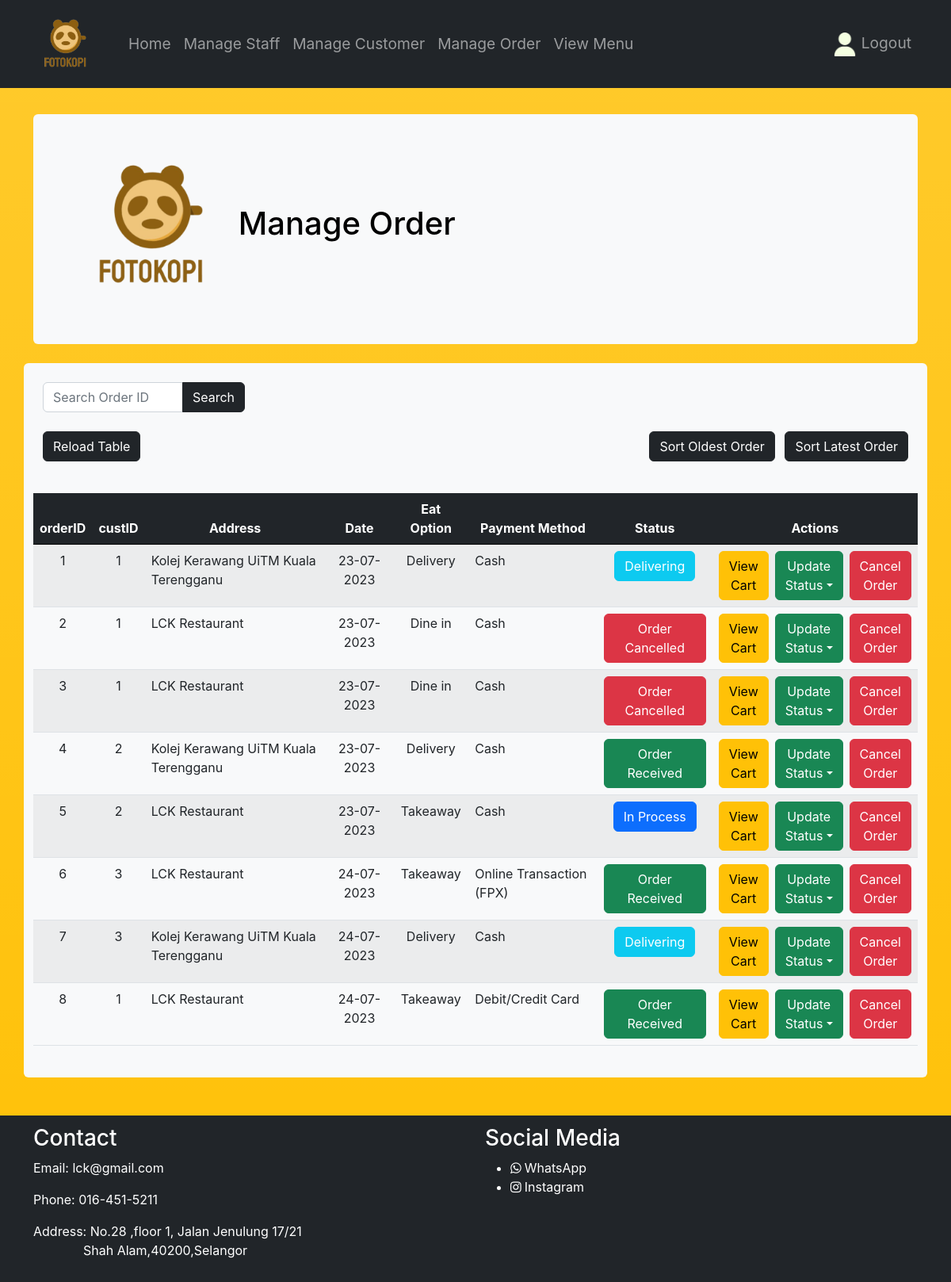
The app's page /Staff_Page/manageOrder.php with its own data.
### tables this page shows
CREATE TABLE `ordermenu` (
  `orderID` int(10) UNSIGNED NOT NULL,
  `custID` int(10) UNSIGNED NOT NULL,
  `orderAddress` varchar(255) DEFAULT NULL,
  `orderDate` varchar(20) NOT NULL,
  `eatOption` varchar(30) NOT NULL,
  `paymentMethod` varchar(30) NOT NULL,
  `orderStatus` varchar(40) NOT NULL,
  `grandTotal` decimal(10,2) NOT NULL
);

### Staff_Page/manageOrder.php (the view, shortened to what this page needs)
<?php include('partials/menu.php'); ?>
<div class="container mt-3">
    <div class="mt-4 p-5 bg-light text-bg-light rounded">
        <h1>
            <img src="../pic/Logo.png" alt="Company Logo" width="200px">
            Manage Order
        </h1>
    </div>
</div>
<br>
<div class="container bg-light rounded">
    <br>
    <div class="container">
            <form action="" method="POST">
                <div class="row">
                    <div class="col-md-3">
                    <div class="input-group">
                        <input type="text" name="orderID" placeholder="Search Order ID" class="form-control">
                        <button type="submit" name="search" class="btn btn-dark">Search</button>
                    </div>
                    </div>
                </div>
            </form>
        </div>
        <br>
        <div class="container">
            <div class="d-flex justify-content-between align-items-center mb-3">
                <div>
                    <a href="manageOrder.php" class="btn btn-dark">Reload Table</a>
                </div>
                <div>
                    <button class="btn btn-dark me-2" onclick="sortTable(true)">Sort Oldest Order</button>
                    <button class="btn btn-dark" onclick="sortTable(false)">Sort Latest Order</button>
                </div>
            </div>
        </div>
    <br>
    <table class="table table-striped">
        <thead class="table-dark">
            <tr>
                <th class="text-center">orderID</th>
                <th class="text-center">custID</th>
                <th class="text-center">Address</th>
                <th class="text-center">Date</th>
                <th class="text-center">Eat Option</th>
                <th class="text-center">Payment Method</th>
                <th class="text-center">Status</th>
                <th class="text-center">Actions</th>
            </tr>
        </thead>
        <tbody>
            <?php
            if (isset($_POST['search'])) {
                $searchOrderID = $_POST['orderID'];
                $sql = "SELECT * FROM orderMenu WHERE orderID = '$searchOrderID'";
                $res = mysqli_query($conn, $sql);
                if ($res == TRUE) {
                    $count = mysqli_num_rows($res);
                    $sn = 1;
                    if ($count > 0) {
                        while ($rows = mysqli_fetch_assoc($res)) {
                            $id = $rows['orderID'];
                            $custID = $rows['custID'];
                            $orderAddress = $rows['orderAddress'];
                            $orderDate = $rows['orderDate'];
                            $eatOption = $rows['eatOption'];
                            $paymentMethod = $rows['paymentMethod'];
                            $orderStatus = $rows['orderStatus'];
                            ?>
                            <tr>
                                <td class="text-center"><?php echo $id; ?></td>
                                <td class="text-center"><?php echo $custID; ?></td>
                                <td><?php echo !empty($orderAddress) ? $orderAddress : "none"; ?></td>
                                <td class="text-center"><?php echo $orderDate; ?></td>
                                <td class="text-center"><?php echo $eatOption; ?></td>
                                <td><?php echo $paymentMethod; ?></td>
                                <td class="text-center">
                                    <?php
                                    $statusClass = "";
                                    switch ($orderStatus) {
                                        case "In Process":
                                            $statusClass = "btn btn-primary";
                                            break;
                                        case "Delivering":
                                            $statusClass = "btn btn-info text-white";
                                            break;
                                        case "Order Received":
                                            $statusClass = "btn btn-success";
                                            break;
                                        case "Order Cancelled":
                                            $statusClass = "btn btn-danger";
                                            break;
                                        default:
                                            $statusClass = "btn btn-secondary";
                                            break;
                                    }
                                    ?>
                                    <button class="btn <?php echo $statusClass; ?>"><?php echo $orderStatus; ?></button>
                                </td>
                                <td class="text-center">
                                    <div class="d-flex justify-content-center">
                                        <a href="<?php echo SITEURL; ?>Staff_Page/viewCart.php?id=<?php echo $id; ?>" class="btn btn-warning me-2">View <br>Cart</a>
                                        <div class="dropdown">
                                            <button class="btn btn-success dropdown-toggle me-2" data-bs-toggle="dropdown">Update <br>Status</button>
                                            <ul class="dropdown-menu">
                                                <li><a class="dropdown-item" href="updateStatus1.php?id=<?php echo $id?>">In Process</a></li>
                                                <li><a class="dropdown-item" href="updateStatus2.php?id=<?php echo $id?>">Delivering</a></li>
                                                <li><a class="dropdown-item" href="updateStatus3.php?id=<?php echo $id?>">Order Received</a></li>
                                            </ul>
                                        </div>
                                        <a href="<?php echo SITEURL; ?>Staff_Page/cancelOrder.php?id=<?php echo $id; ?>" class="btn btn-danger">Cancel <br> Order</a>
                                    </div>
                                </td>
                            </tr>
                <?php
                        }
                    } else {
                        echo "<tr><td colspan='8' class='text-center'>No order found</td></tr>";
                    }
                }
            } else {
                $sql = "SELECT * FROM orderMenu";
                $res = mysqli_query($conn, $sql);
                if ($res == TRUE) {
                    $count = mysqli_num_rows($res);
                    if ($count > 0) {
                        while ($rows = mysqli_fetch_assoc($res)) {
                            $id = $rows['orderID'];
                            $custID = $rows['custID'];
                            $orderAddress = $rows['orderAddress'];
                            $orderDate = $rows['orderDate'];
                            $eatOption = $rows['eatOption'];
                            $paymentMethod = $rows['paymentMethod'];
                            $orderStatus = $rows['orderStatus'];
                            ?>
                            <tr>
                                <td class="text-center"><?php echo $id; ?></td>
                                <td class="text-center"><?php echo $custID; ?></td>
                                <td><?php echo !empty($orderAddress) ? $orderAddress : "none"; ?></td>
                                <td class="text-center"><?php echo $orderDate; ?></td>
                                <td class="text-center"><?php echo $eatOption; ?></td>
                                <td><?php echo $paymentMethod; ?></td>
                                <td class="text-center">
                                    <?php
                                    $statusClass = "";
                                    switch ($orderStatus) {
                                        case "In Process":
                                            $statusClass = "btn btn-primary";
                                            break;
                                        case "Delivering":
                                            $statusClass = "btn btn-info text-white";
                                            break;
                                        case "Order Received":
                                            $statusClass = "btn btn-success";
                                            break;
                                        case "Order Cancelled":
                                            $statusClass = "btn btn-danger";
                                            break;
                                    }
                                    ?>
                                    <button class="btn <?php echo $statusClass; ?>"><?php echo $orderStatus; ?></button>
                                </td>
                                <td class="text-center">
                                    <div class="d-flex justify-content-center">
                                        <a href="<?php echo SITEURL; ?>Staff_Page/viewCart.php?id=<?php echo $id; ?>" class="btn btn-warning me-2">View <br>Cart</a>
                                        <div class="dropdown">
                                            <button class="btn btn-success dropdown-toggle me-2" data-bs-toggle="dropdown">Update <br>Status</button>
                                        </div>
                                        <a href="<?php echo SITEURL; ?>Staff_Page/cancelOrder.php?id=<?php echo $id; ?>" class="btn btn-danger">Cancel <br> Order</a>
                                    </div>
                                </td>
                            </tr>
            <?php
                        }
                    } else {
                        echo "<tr><td colspan='8' class='text-center'>No orders found</td></tr>";
                    }
                }
            }
            ?>
        </tbody>
    </table>
    <br>
</div>
<br><br>
<?php include('partials/footer.php'); ?>

### Staff_Page/partials/menu.php (shortened to what this page needs)
<!DOCTYPE html>
<html lang="en">
<head>
    <link rel="stylesheet" href="staff.css">
    <link href="https://cdn.jsdelivr.net/npm/bootstrap@5.2.3/dist/css/bootstrap.min.css" rel="stylesheet">
    <link rel="stylesheet" href="https://stackpath.bootstrapcdn.com/font-awesome/4.7.0/css/font-awesome.min.css">
</head>
<body class="bg-gradient bg-warning">
    <nav class="navbar navbar-expand-lg navbar-dark bg-dark fixed-top">
        <div class="container">
            <a class="navbar-brand" href="">
                <img class="navbar-brand logo-size logo-animation" src="../pic/Logo.png" alt="Logo" style="width: 80px;">
            </a>
            <div class="collapse navbar-collapse" id="navbarNav">
                <ul class="navbar-nav">
                    <li class="nav-item">
                        <a class="nav-link" href="index.php">Home</a>
                    </li>
                    <li class="nav-item">
                        <a class="nav-link" href="manageStaff.php">Manage Staff</a>
                    </li>
                    <li class="nav-item">
                        <a class="nav-link" href="manageCustomer.php">Manage Customer</a>
                    </li>
                    <li class="nav-item">
                        <a class="nav-link" href="manageOrder.php">Manage Order</a>
                    </li>
                    <li class="nav-item">
                        <a class="nav-link" href="menuView.php">View Menu</a>
                    </li>
                </ul>
                <ul class="navbar-nav ms-auto">
                    <li class="nav-item">
                        <a class="nav-link" href="logout.php">
                            <img class="logo-icon orange-logo" src="../pic/user.png" alt="Login" style="width: 30px;"> Logout
                        </a>
                    </li>
                </ul>
            </div>
        </div>
    </nav>
    <br><br><br><br><br>

### Staff_Page/partials/footer.php
</body>
<footer class = "bg-dark">
    <div class="container">
        <div class="row">
            <div class="col">
                <h3>Contact</h3>
                <p>Email: lck@gmail.com</p>
                <p>Phone: 016-451-5211</p>
                <p>Address: No.28 ,floor 1, Jalan Jenulung 17/21 <br>
                &nbsp;&nbsp;&nbsp;&nbsp;&nbsp;&nbsp;&nbsp;&nbsp;&nbsp;
                &nbsp;&nbsp;&nbsp;
                Shah Alam,40200,Selangor </p>
            </div>
            <div class="col">
                <h3>Social Media</h3>
                <ul>
                    <li>
                        <span class="fa fa-whatsapp">
                            <span class="titulo">
                                <a href="https://api.whatsapp.com/send?phone=164514211&text=Hi,can%20I%20order%20your%20food?">WhatsApp</a>
                            </span>
                        </span>
                    </li>
                    <li>
                        <span class="fa fa-instagram">
                            <span class="titulo">
                                <a href="https://instagram.com/luqschickenkitchen?igshid=OGQ5ZDc2ODk2ZA==">Instagram</a>
                            </span>
                        </span>
                    </li>
                </ul>
            </div>
        </div>
    </div>
</footer>
</html>

### Staff_Page/staff.css (style rules this page uses)
.navbar-nav .nav-link { font-size: 1.2rem; transition: font-size 0.3s ease-in-out; }
.logo-animation { animation: rotateAnimation 0.5s; }
.orange-logo { filter: invert(100%) sepia(100%) saturate(200%) hue-rotate(20deg); }
* { margin: 0; padding: 0; font-family: -apple-system, BlinkMacSystemFont, 'Segoe UI', Roboto, Oxygen, Ubuntu, Cantarell, 'Open Sans', 'Helvetica Neue', sans-serif; }
footer { padding: 1%; color: white; text-decoration: none; }
footer ul li a { color: white; text-decoration: none; }
tr th { border-bottom: 1px solid black; padding: 1%; text-align: left; }
table tr td { padding: 1%; }

### records on screen
ordermenu: orderID "1", custID "1", orderAddress "Kolej Kerawang UiTM Kuala Terengganu", orderDate "23-07-2023", eatOption "Delivery", paymentMethod "Cash", orderStatus "Delivering"
ordermenu: orderID "2", custID "1", orderAddress "LCK Restaurant", orderDate "23-07-2023", eatOption "Dine in", paymentMethod "Cash", orderStatus "Order Cancelled"
ordermenu: orderID "3", custID "1", orderAddress "LCK Restaurant", orderDate "23-07-2023", eatOption "Dine in", paymentMethod "Cash", orderStatus "Order Cancelled"
ordermenu: orderID "4", custID "2", orderAddress "Kolej Kerawang UiTM Kuala Terengganu", orderDate "23-07-2023", eatOption "Delivery", paymentMethod "Cash", orderStatus "Order Received"
ordermenu: orderID "5", custID "2", orderAddress "LCK Restaurant", orderDate "23-07-2023", eatOption "Takeaway", paymentMethod "Cash", orderStatus "In Process"
ordermenu: orderID "6", custID "3", orderAddress "LCK Restaurant", orderDate "24-07-2023", eatOption "Takeaway", paymentMethod "Online Transaction (FPX)", orderStatus "Order Received"
ordermenu: orderID "7", custID "3", orderAddress "Kolej Kerawang UiTM Kuala Terengganu", orderDate "24-07-2023", eatOption "Delivery", paymentMethod "Cash", orderStatus "Delivering"
ordermenu: orderID "8", custID "1", orderAddress "LCK Restaurant", orderDate "24-07-2023", eatOption "Takeaway", paymentMethod "Debit/Credit Card", orderStatus "Order Received"
